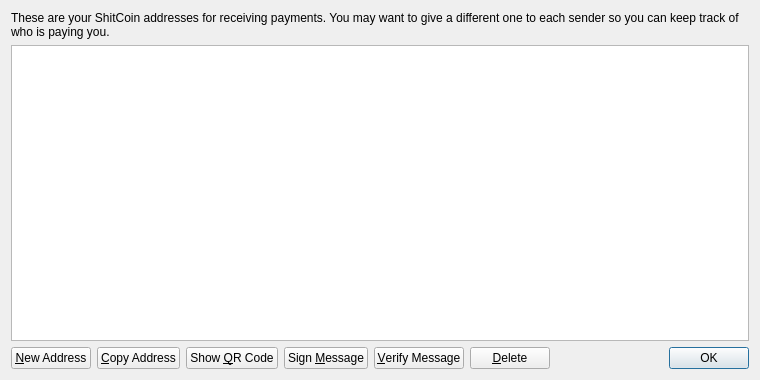
<?xml version="1.0" encoding="UTF-8"?>
<ui version="4.0">
 <class>AddressBookPage</class>
 <widget class="QWidget" name="AddressBookPage">
  <property name="geometry">
   <rect>
    <x>0</x>
    <y>0</y>
    <width>760</width>
    <height>380</height>
   </rect>
  </property>
  <property name="windowTitle">
   <string>Address Book</string>
  </property>
  <layout class="QVBoxLayout" name="verticalLayout">
   <item>
    <widget class="QLabel" name="labelExplanation">
     <property name="text">
      <string>These are your ShitCoin addresses for receiving payments. You may want to give a different one to each sender so you can keep track of who is paying you.</string>
     </property>
     <property name="textFormat">
      <enum>Qt::PlainText</enum>
     </property>
     <property name="wordWrap">
      <bool>true</bool>
     </property>
    </widget>
   </item>
   <item>
    <widget class="QTableView" name="tableView">
     <property name="contextMenuPolicy">
      <enum>Qt::CustomContextMenu</enum>
     </property>
     <property name="toolTip">
      <string>Double-click to edit address or label</string>
     </property>
     <property name="tabKeyNavigation">
      <bool>false</bool>
     </property>
     <property name="alternatingRowColors">
      <bool>true</bool>
     </property>
     <property name="selectionMode">
      <enum>QAbstractItemView::SingleSelection</enum>
     </property>
     <property name="selectionBehavior">
      <enum>QAbstractItemView::SelectRows</enum>
     </property>
     <property name="sortingEnabled">
      <bool>true</bool>
     </property>
     <attribute name="verticalHeaderVisible">
      <bool>false</bool>
     </attribute>
    </widget>
   </item>
   <item>
    <layout class="QHBoxLayout" name="horizontalLayout">
     <item>
      <widget class="QPushButton" name="newAddressButton">
       <property name="toolTip">
        <string>Create a new address</string>
       </property>
       <property name="text">
        <string>&amp;New Address</string>
       </property>
       <property name="icon">
        <iconset resource="../bitcoin.qrc">
         <normaloff>:/icons/add</normaloff>:/icons/add</iconset>
       </property>
      </widget>
     </item>
     <item>
      <widget class="QPushButton" name="copyToClipboard">
       <property name="toolTip">
        <string>Copy the currently selected address to the system clipboard</string>
       </property>
       <property name="text">
        <string>&amp;Copy Address</string>
       </property>
       <property name="icon">
        <iconset resource="../bitcoin.qrc">
         <normaloff>:/icons/editcopy</normaloff>:/icons/editcopy</iconset>
       </property>
      </widget>
     </item>
     <item>
      <widget class="QPushButton" name="showQRCode">
       <property name="text">
        <string>Show &amp;QR Code</string>
       </property>
       <property name="icon">
        <iconset resource="../bitcoin.qrc">
         <normaloff>:/icons/qrcode</normaloff>:/icons/qrcode</iconset>
       </property>
      </widget>
     </item>
     <item>
      <widget class="QPushButton" name="signMessage">
       <property name="toolTip">
        <string>Sign a message to prove you own a ShitCoin address</string>
       </property>
       <property name="text">
        <string>Sign &amp;Message</string>
       </property>
       <property name="icon">
        <iconset resource="../bitcoin.qrc">
         <normaloff>:/icons/edit</normaloff>:/icons/edit</iconset>
       </property>
      </widget>
     </item>
     <item>
      <widget class="QPushButton" name="verifyMessage">
       <property name="toolTip">
        <string>Verify a message to ensure it was signed with a specified ShitCoin address</string>
       </property>
       <property name="text">
        <string>&amp;Verify Message</string>
       </property>
       <property name="icon">
        <iconset resource="../bitcoin.qrc">
         <normaloff>:/icons/transaction_0</normaloff>:/icons/transaction_0</iconset>
       </property>
      </widget>
     </item>
     <item>
      <widget class="QPushButton" name="deleteButton">
       <property name="toolTip">
        <string>Delete the currently selected address from the list</string>
       </property>
       <property name="text">
        <string>&amp;Delete</string>
       </property>
       <property name="icon">
        <iconset resource="../bitcoin.qrc">
         <normaloff>:/icons/remove</normaloff>:/icons/remove</iconset>
       </property>
      </widget>
     </item>
     <item>
      <spacer name="horizontalSpacer">
       <property name="orientation">
        <enum>Qt::Horizontal</enum>
       </property>
       <property name="sizeHint" stdset="0">
        <size>
         <width>40</width>
         <height>20</height>
        </size>
       </property>
      </spacer>
     </item>
     <item>
      <widget class="QDialogButtonBox" name="buttonBox">
       <property name="sizePolicy">
        <sizepolicy hsizetype="Maximum" vsizetype="Fixed">
         <horstretch>0</horstretch>
         <verstretch>0</verstretch>
        </sizepolicy>
       </property>
       <property name="standardButtons">
        <set>QDialogButtonBox::Ok</set>
       </property>
      </widget>
     </item>
    </layout>
   </item>
  </layout>
 </widget>
 <resources>
  <include location="../bitcoin.qrc"/>
 </resources>
 <connections/>
</ui>
